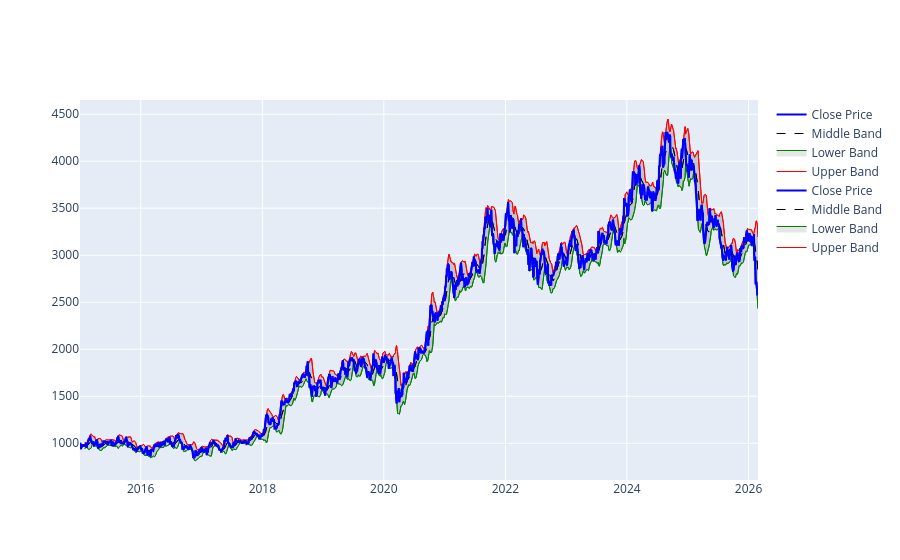

Notebook code for this chart:
### Code cell
import plotly.graph_objects as go

fig = go.Figure()


fig.add_trace(go.Scatter(x=df_TCS['Date'], y=BB_Upper, name='Upper Band', line=dict(color='red', width=1)))
fig.add_trace(go.Scatter(x=df_TCS['Date'], y=BB_Lower, name='Lower Band', line=dict(color='green', width=1), fill='tonexty', fillcolor='rgba(128, 128, 128, 0.2)'))
fig.add_trace(go.Scatter(x=df_TCS['Date'], y=BB_Middle, name='Middle Band', line=dict(color='black', width=1, dash='dash')))
fig.add_trace(go.Scatter(x=df_TCS['Date'], y=df_TCS['Close'], name='Close Price', line=dict(color='blue', width=2)))



fig.add_trace(go.Scatter(x=df_TCS['Date'], y=BB_Upper, name='Upper Band', line=dict(color='red', width=1)))
fig.add_trace(go.Scatter(x=df_TCS['Date'], y=BB_Lower, name='Lower Band', line=dict(color='green', width=1), fill='tonexty', fillcolor='rgba(128, 128, 128, 0.2)'))
fig.add_trace(go.Scatter(x=df_TCS['Date'], y=BB_Middle, name='Middle Band', line=dict(color='black', width=1, dash='dash')))
fig.add_trace(go.Scatter(x=df_TCS['Date'], y=df_TCS['Close'], name='Close Price', line=dict(color='blue', width=2)))

### Figure 1 — Plotly figure (JSON) as saved in the notebook; plotly's stock layout.template omitted (floating-point values rounded to 4 significant figures; data arrays with more than 128 entries replaced by an {"elided": "..."} marker saying what was removed)
{"data": [{"line": {"color": "red", "width": 1}, "name": "Upper Band", "type": "scatter", "x": {"elided": "2757 str values"}, "y": {"elided": "2757 float values"}}, {"fill": "tonexty", "fillcolor": "rgba(128, 128, 128, 0.2)", "line": {"color": "green", "width": 1}, "name": "Lower Band", "type": "scatter", "x": {"elided": "2757 str values"}, "y": {"elided": "2757 float values"}}, {"line": {"color": "black", "dash": "dash", "width": 1}, "name": "Middle Band", "type": "scatter", "x": {"elided": "2757 str values"}, "y": {"elided": "2757 float values"}}, {"line": {"color": "blue", "width": 2}, "name": "Close Price", "type": "scatter", "x": {"elided": "2757 str values"}, "y": {"elided": "2757 float values"}}, {"line": {"color": "red", "width": 1}, "name": "Upper Band", "type": "scatter", "x": {"elided": "2757 str values"}, "y": {"elided": "2757 float values"}}, {"fill": "tonexty", "fillcolor": "rgba(128, 128, 128, 0.2)", "line": {"color": "green", "width": 1}, "name": "Lower Band", "type": "scatter", "x": {"elided": "2757 str values"}, "y": {"elided": "2757 float values"}}, {"line": {"color": "black", "dash": "dash", "width": 1}, "name": "Middle Band", "type": "scatter", "x": {"elided": "2757 str values"}, "y": {"elided": "2757 float values"}}, {"line": {"color": "blue", "width": 2}, "name": "Close Price", "type": "scatter", "x": {"elided": "2757 str values"}, "y": {"elided": "2757 float values"}}], "layout": {}}
